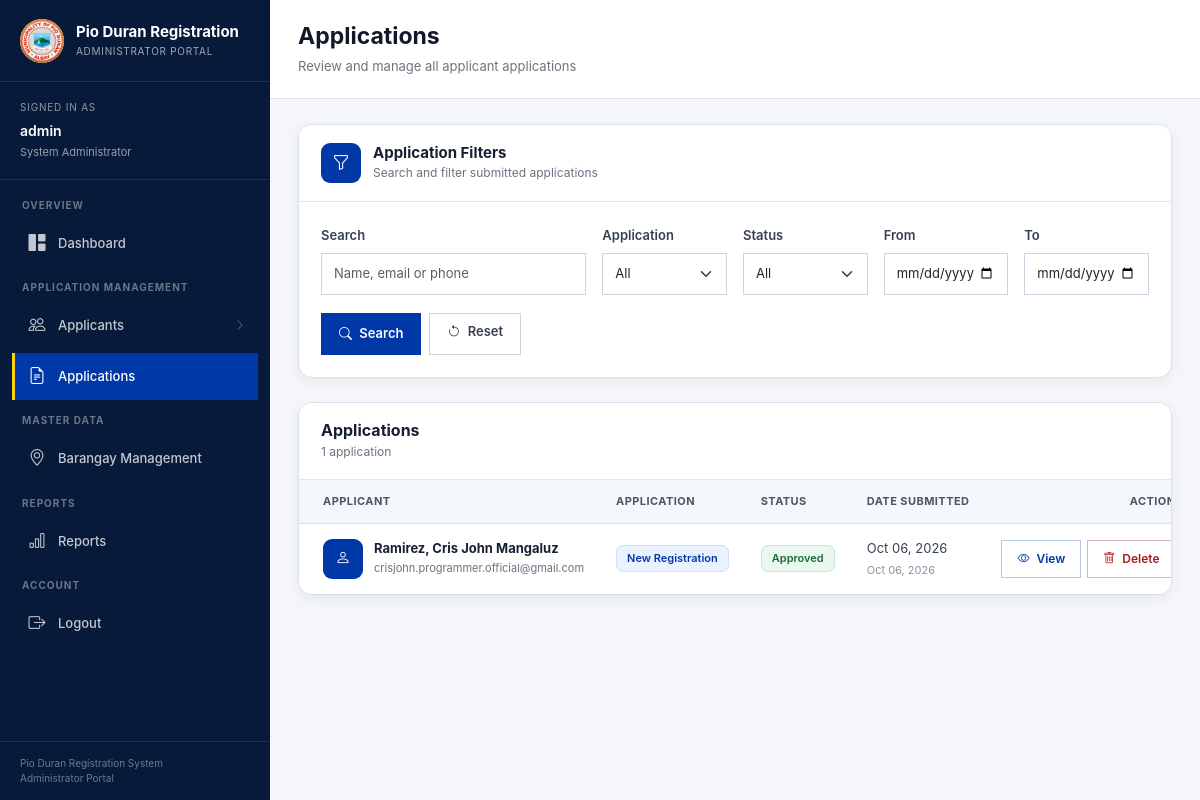
The page /comelec/admin-applications/ (signed in) on the database as committed earlier.
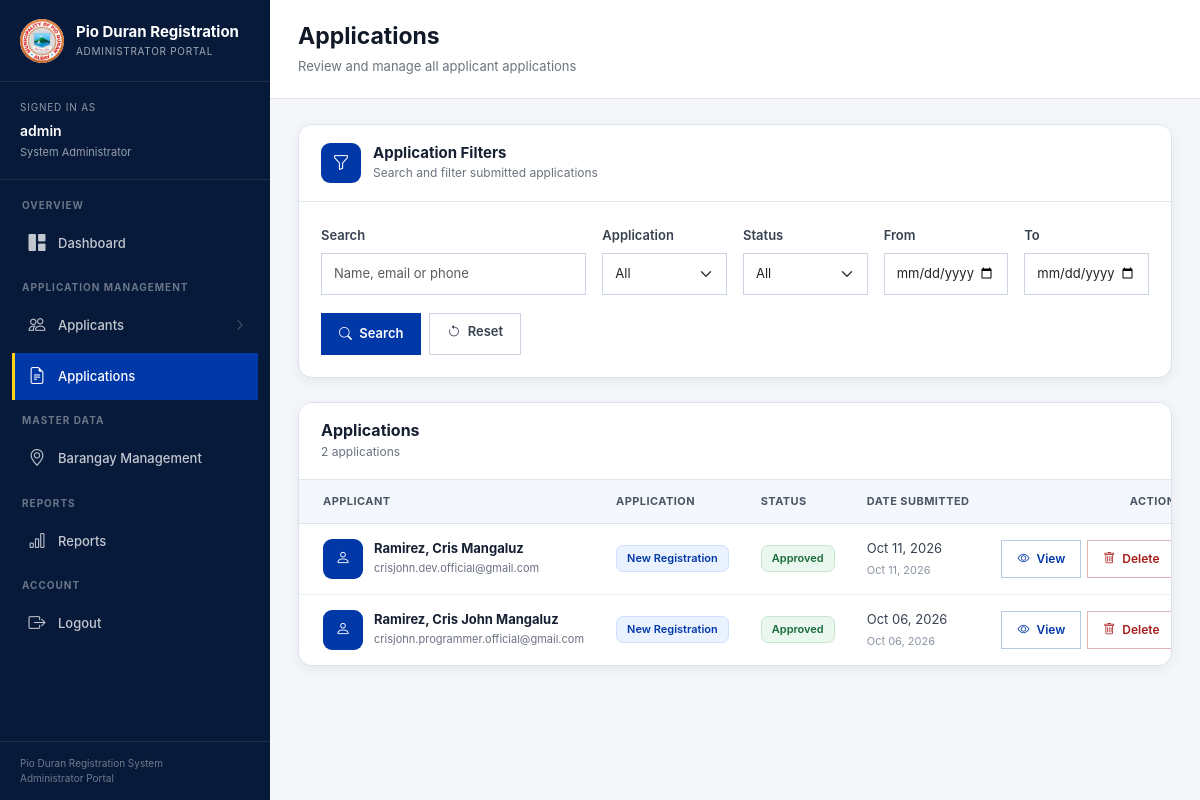
The same page on the database as committed later.
### Applicants/models.py (models this page shows)
class Applicant(models.Model):
    APPLICATION_CHOICES = [
        ("NEW", "New Registration"),
        ("UPDATE", "Update Information"),
        ("TRANSFER", "Transfer"),
        ("REACTIVATION", "Reactivation"),
        ("REINSTATEMENT", "Reinstatement"),
    ]
    APPLICATION_STATUS = [
        ("APPROVED", "Approved"),
        ("DISAPPROVED", "Disapproved"),
        ("PENDING", "Pending"),
        ("REVIEW", "Review"),
    ]
    PWD_CHOICES = [
        ("NO", "Not PWD"),
        ("VISUAL", "Visual Disability"),
        ("HEARING", "Hearing Disability"),
        ("PHYSICAL", "Physical Disability"),
        ("INTELLECTUAL", "Intellectual Disability"),
        ("PSYCHOSOCIAL", "Psychosocial Disability"),
        ("MULTIPLE", "Multiple Disabilities"),
        ("OTHER", "Other"),
    ]
    VERIFICATION_STATUS = [
        ("UNVERIFIED", "Unverified"),
        ("BIOMETRICS_PENDING", "Biometrics Pending"),
        ("VERIFIED", "Verified"),
    ]
    CITIZENSHIP_CHOICES = [
        ("BY_BIRTH", "By Birth"),
        ("NATURALIZED", "Naturalized"),
    ]
    lastname = models.CharField(max_length=255)
    firstname = models.CharField(max_length=255)
    middlename = models.CharField(max_length=255)
    civil_status = models.CharField(max_length=20, null=True, blank=True)
    age = models.IntegerField()
    sex = models.CharField(max_length=20)
    birthdate = models.DateField()
    birthplace = models.CharField(max_length=255)
    civil_status = models.CharField(max_length=20, null=True, blank=True)
    brgy = models.ForeignKey(
        Barangay,
        on_delete=models.SET_NULL,
        null=True,
        blank=True
    )
    province = models.CharField(max_length=255, default="Albay")
    municipality = models.CharField(max_length=255, default="Pio Duran")
    phone = models.CharField(max_length=11)
    email = models.EmailField(unique=True)
    application_type = models.CharField(
        max_length=20,
        choices=APPLICATION_CHOICES,
        default="NEW"
    )
    pwd_status = models.CharField(
        max_length=20,
        choices=PWD_CHOICES,
        default="NO"
    )
    citizenship_status = models.CharField(
        max_length=20,
        choices=CITIZENSHIP_CHOICES,
        default="BY_BIRTH"
    )
    status = models.CharField(
        max_length=20,
        choices=APPLICATION_STATUS,
        default='PENDING'
    )
    verification_status = models.CharField(
        max_length=30,
        choices=VERIFICATION_STATUS,
        default="UNVERIFIED"
    )
    father = models.CharField(max_length=255)
    mother = models.CharField(max_length=255)
    is_active = models.BooleanField(default=True)
    is_senior = models.BooleanField(default=False)
    date_joined = models.DateField(auto_now_add=True)
    office_visit_date = models.DateField(
        null=True,
        blank=True
    )
    office_visit_slot = models.PositiveIntegerField(
        null=True,
        blank=True
    )
    def __str__(self):
        return f"{self.lastname}, {self.firstname} {self.middlename}"

### core/views.py (the view, shortened to what this page needs)
@login_required
def admin_applications(request):
    if not request.user.is_authenticated:
        return redirect("admin-login")
    if not request.user.is_superuser:
        logout(request)
        return redirect("admin-login")
    search = request.GET.get(
        "search",
        ""
    ).strip()
    application_type = request.GET.get(
        "application_type",
        ""
    ).strip()
    status = request.GET.get(
        "status",
        ""
    ).strip()
    date_from = request.GET.get(
        "date_from",
        ""
    ).strip()
    date_to = request.GET.get(
        "date_to",
        ""
    ).strip()
    applications = []
    if not application_type or application_type == "NEW":
        applicants = (
            Applicant.objects
            .all()
            .select_related("brgy")
        )
        if status:
            applicants = applicants.filter(
                status=status
            )
        if date_from:
            applicants = applicants.filter(
                date_joined__gte=date_from
            )
        if date_to:
            applicants = applicants.filter(
                date_joined__lte=date_to
            )
        for applicant in applicants:
            application_date = timezone.make_aware(
                datetime.combine(
                    applicant.date_joined,
                    datetime.min.time()
                )
            )
            applications.append({
                "id": applicant.id,
                "applicant": applicant,
                "applicant_name": str(applicant),
                "type": "NEW",
                "type_display": "New Registration",
                "status": applicant.status,
                "status_display": applicant.get_status_display(),
                "date": application_date,
                "url_name": "admin-application-new-detail",
            })
    if not application_type or application_type == "UPDATE":
        update_requests = (
            ApplicantUpdateRequest.objects
            .all()
            .select_related(
                "applicant",
                "brgy"
            )
        )
        if status:
            update_requests = update_requests.filter(
                status=status
            )
        if date_from:
            update_requests = update_requests.filter(
                requested_at__date__gte=date_from
            )
        if date_to:
            update_requests = update_requests.filter(
                requested_at__date__lte=date_to
            )
    if not application_type or application_type == "TRANSFER":
        transfer_requests = (
            ApplicantTransferRequest.objects
            .all()
            .select_related(
                "applicant",
                "current_brgy",
                "new_brgy"
            )
        )
        if status:
            transfer_requests = transfer_requests.filter(
                status=status
            )
        if date_from:
            transfer_requests = transfer_requests.filter(
                requested_at__date__gte=date_from
            )
        if date_to:
            transfer_requests = transfer_requests.filter(
                requested_at__date__lte=date_to
            )
    if not application_type or application_type == "REACTIVATION":
        reactivation_requests = (
            ApplicantReactivationRequest.objects
            .all()
            .select_related(
                "applicant"
            )
        )
        if status:
            reactivation_requests = reactivation_requests.filter(
                status=status
            )
        if date_from:
            reactivation_requests = reactivation_requests.filter(
                requested_at__date__gte=date_from
            )
        if date_to:
            reactivation_requests = reactivation_requests.filter(
                requested_at__date__lte=date_to
            )
    if not application_type or application_type == "REINSTATEMENT":
        reinstatement_requests = (
            ApplicantReinstatementRequest.objects
            .all()
            .select_related(
                "applicant"
            )
        )
        if status:
            reinstatement_requests = reinstatement_requests.filter(
                status=status
            )
        if date_from:
            reinstatement_requests = reinstatement_requests.filter(
                requested_at__date__gte=date_from
            )
        if date_to:
            reinstatement_requests = reinstatement_requests.filter(
                requested_at__date__lte=date_to
            )
    applications.sort(
        key=lambda item: item["date"],
        reverse=True
    )
    paginator = Paginator(
        applications,
        10
    )
    page_number = request.GET.get(
        "page"
    )
    page_obj = paginator.get_page(
        page_number
    )
    context = {
        "page_obj": page_obj,
        "search": search,
        "application_type": application_type,
        "status": status,
        "date_from": date_from,
        "date_to": date_to,
    }
    return render(
        request,
        "comelec/applications/list.html",
        context
    )

### templates/comelec/applications/list.html (shortened to what the changed rows need)
{% extends "admin.html" %}
{% block page_title %}
Applications
{% endblock %}
{% block content %}
<div class="container-fluid px-0">
    <div class="applications-page">
        <div class="application-list-card">
            <div class="application-list-header">
                <div class="application-list-header-inner">
                    <div>
                        <h5 class="application-list-title">
                            Applications
                        </h5>
                        <span class="application-list-count">
                            {{ page_obj.paginator.count }}
                            application{{ page_obj.paginator.count|pluralize }}
                        </span>
                    </div>
                </div>
            </div>
            <div class="table-responsive">
                <table class="table application-table align-middle">
                    <thead>
                        <tr>
                            <th class="ps-4">
                                Applicant
                            </th>
                            <th>
                                Application
                            </th>
                            <th>
                                Status
                            </th>
                            <th>
                                Date Submitted
                            </th>
                            <th class="text-end pe-4">
                                Action
                            </th>
                        </tr>
                    </thead>
                    <tbody>
                        {% for application in page_obj %}
                        <tr>
                            <td class="ps-4">
                                <div class="applicant-wrapper">
                                    <div class="applicant-icon">
                                        <i class="bi bi-person"></i>
                                    </div>
                                    <div>
                                        <div class="applicant-name">
                                            {{ application.applicant_name }}
                                        </div>
                                        {% if application.applicant.email %}
                                        <span class="applicant-email">
                                            {{ application.applicant.email }}
                                        </span>
                                        {% endif %}
                                    </div>
                                </div>
                            </td>
                            <td>
                                {% if application.type == "NEW" %}
                                    <span class="application-badge application-new">
                                        New Registration
                                    </span>
                                {% elif application.type == "UPDATE" %}
                                    <span class="application-badge application-update">
                                        Update / Correction
                                    </span>
                                {% elif application.type == "TRANSFER" %}
                                    <span class="application-badge application-transfer">
                                        Transfer
                                    </span>
                                {% elif application.type == "REACTIVATION" %}
                                    <span class="application-badge application-reactivation">
                                        Reactivation
                                    </span>
                                {% elif application.type == "REINSTATEMENT" %}
                                    <span class="application-badge application-reinstatement">
                                        Reinstatement
                                    </span>
                                {% endif %}
                            </td>
                            <td>
                                {% if application.status == "PENDING" %}
                                    <span class="status-badge status-pending">
                                        Pending
                                    </span>
                                {% elif application.status == "REVIEW" %}
                                    <span class="status-badge status-review">
                                        Review
                                    </span>
                                {% elif application.status == "APPROVED" %}
                                    <span class="status-badge status-approved">
                                        Approved
                                    </span>
                                {% elif application.status == "DISAPPROVED" %}
                                    <span class="status-badge status-disapproved">
                                        Disapproved
                                    </span>
                                {% else %}
                                    <span class="status-badge status-default">
                                        {{ application.status_display }}
                                    </span>
                                {% endif %}
                            </td>
                            <td>
                                {% if application.date %}
                                    <span class="application-date">
                                        {{ application.date|date:"M d, Y" }}
                                    </span>
                                    <span class="application-time">
                                        {{ application.date|date:"M d, Y" }}
                                    </span>
                                {% else %}
                                    <span class="text-muted">
                                        —
                                    </span>
                                {% endif %}
                            </td>
                            <td class="text-end pe-4">
                                <div class="application-action-group">
                                    {% if application.url_name %}
                                        <a
                                            href="{% url application.url_name application.id %}"
                                            class="btn btn-sm application-view-btn"
                                        >
                                            <i class="bi bi-eye me-1"></i>
                                            View
                                        </a>
                                    {% endif %}
                                    <form
                                        method="POST"
                                        action="{% url 'delete-application' application.id %}"
                                        class="d-inline"
                                        onsubmit="return confirm('Are you sure you want to delete this application? This action cannot be undone.');"
                                    >
                                        <button
                                            type="submit"
                                            class="btn btn-sm application-delete-btn"
                                        >
                                            <i class="bi bi-trash me-1"></i>
                                            Delete
                                        </button>
                                    </form>
                                </div>
                            </td>
                        </tr>
                        {% endfor %}
                    </tbody>
                </table>
            </div>
        </div>
    </div>
</div>
{% endblock %}

Rows that differ between the two databases and show on the page:
added Applicant: applicant_name "Ramirez, Cris Mangaluz", applicant.email "crisjohn.dev.official@gmail.com", status "Approved", date "Oct 11, 2026"
Other text that changed with them:
{{ page_obj.paginator.count }}: "1" → "2"
